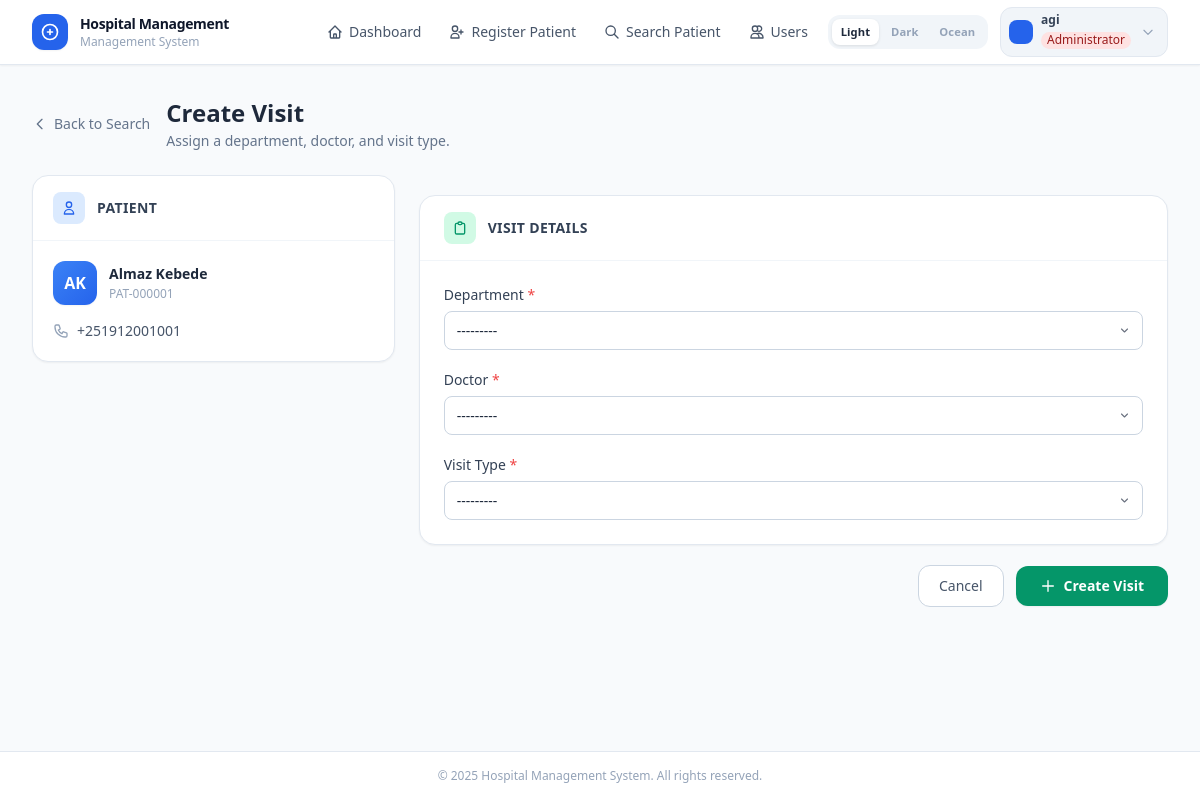
The app's page /create-visit/1/ (signed in) with its own data.
### core/models.py (models this page shows, shortened)
class Patient(models.Model):
    class Sex(models.TextChoices):
        MALE = 'Male', 'Male'
        FEMALE = 'Female', 'Female'
        OTHER = 'Other', 'Other'
    card_number = models.CharField(max_length=20, unique=True, blank=True)
    first_name = models.CharField(max_length=50)
    middle_name = models.CharField(max_length=50, blank=True)
    last_name = models.CharField(max_length=50)
    sex = models.CharField(max_length=10, choices=Sex.choices)
    date_of_birth = models.DateField(null=True, blank=True)
    mobile = models.CharField(max_length=20)
    emergency_contact = models.CharField(max_length=20, blank=True)
    nationality = models.CharField(max_length=50, blank=True)
    region = models.CharField(max_length=50, blank=True)
    city = models.CharField(max_length=50, blank=True)
    subcity = models.CharField(max_length=50, blank=True)
    wereda = models.CharField(max_length=50, blank=True)
    house_no = models.CharField(max_length=20, blank=True)
    occupation = models.CharField(max_length=100, blank=True)
    education = models.CharField(max_length=100, blank=True)
    created_at = models.DateTimeField(auto_now_add=True)
    class Meta:
        ordering = ['-created_at']
        verbose_name = 'Patient'
        verbose_name_plural = 'Patients'
        indexes = [
            models.Index(fields=['last_name', 'first_name']),
            models.Index(fields=['card_number']),
        ]

### core/views.py (the view)
# urls.py: path('create-visit/<int:patient_id>/', views.create_visit, name='create_visit'),
@hms_permission_required('core.add_visit')
def create_visit(request, patient_id):
    patient = get_object_or_404(Patient, id=patient_id)
    if request.method == 'POST':
        form = VisitForm(request.POST)
        if form.is_valid():
            visit = form.save(commit=False)
            visit.patient = patient
            visit.save()
            last_queue = Queue.objects.order_by('-queue_number').first()
            Queue.objects.create(
                visit=visit,
                queue_number=(last_queue.queue_number + 1) if last_queue else 1,
            )
            messages.success(request, 'Visit created. Queue number assigned.')
            return redirect('dashboard')
    else:
        form = VisitForm()
    return render(request, 'create_visit.html', {'patient': patient, 'form': form})

### core/templates/create_visit.html (shortened to what this page needs)
{% extends "base.html" %}
{% block content %}
<div class="mb-6 flex items-center gap-4">
    <a href="/patient-search/" class="flex items-center gap-1.5 text-sm text-slate-500 dark:text-slate-400 hover:text-blue-600 dark:hover:text-blue-400 transition-colors">
        <svg class="w-4 h-4" fill="none" stroke="currentColor" viewBox="0 0 24 24">
            <path stroke-linecap="round" stroke-linejoin="round" stroke-width="2" d="M15 19l-7-7 7-7"/>
        </svg>
        Back to Search
    </a>
    <div>
        <h1 class="text-2xl font-bold text-slate-800 dark:text-slate-100">Create Visit</h1>
        <p class="text-slate-500 dark:text-slate-400 text-sm mt-0.5">Assign a department, doctor, and visit type.</p>
    </div>
</div>
<div class="grid grid-cols-1 lg:grid-cols-3 gap-6">
    <div class="lg:col-span-1">
        <div class="bg-white dark:bg-slate-800 rounded-2xl border border-slate-200 dark:border-slate-700 shadow-sm overflow-hidden sticky top-24">
            <div class="px-5 py-4 border-b border-slate-100 dark:border-slate-700 flex items-center gap-3">
                <div class="w-8 h-8 bg-blue-100 dark:bg-blue-900/40 rounded-lg flex items-center justify-center">
                    <svg class="w-4 h-4 text-blue-600 dark:text-blue-400" fill="none" stroke="currentColor" viewBox="0 0 24 24">
                        <path stroke-linecap="round" stroke-linejoin="round" stroke-width="2"
                              d="M16 7a4 4 0 11-8 0 4 4 0 018 0zM12 14a7 7 0 00-7 7h14a7 7 0 00-7-7z"/>
                    </svg>
                </div>
                <span class="text-sm font-semibold text-slate-700 dark:text-slate-300 uppercase tracking-wide">Patient</span>
            </div>
            <div class="p-5">
                <div class="flex items-center gap-3 mb-4">
                    <div class="w-11 h-11 bg-gradient-to-br from-blue-500 to-blue-600 rounded-xl flex items-center justify-center text-white font-bold text-base shadow-sm flex-shrink-0">
                        {{ patient.first_name|slice:":1" }}{{ patient.last_name|slice:":1" }}
                    </div>
                    <div class="min-w-0">
                        <div class="font-semibold text-slate-800 dark:text-slate-100 text-sm truncate">
                            {{ patient.first_name }} {{ patient.last_name }}
                        </div>
                        <div class="text-slate-400 dark:text-slate-500 text-xs mt-0.5">{{ patient.card_number }}</div>
                    </div>
                </div>
                {% if patient.mobile %}
                <div class="flex items-center gap-2 text-sm text-slate-600 dark:text-slate-400">
                    {{ patient.mobile }}
                </div>
                {% endif %}
            </div>
        </div>
    </div>
    <div class="lg:col-span-2">
        <form method="post" class="space-y-5">
            <div class="bg-white dark:bg-slate-800 rounded-2xl border border-slate-200 dark:border-slate-700 shadow-sm overflow-hidden">
                <div class="px-6 py-4 border-b border-slate-100 dark:border-slate-700 flex items-center gap-3">
                    <div class="w-8 h-8 bg-emerald-100 dark:bg-emerald-900/40 rounded-lg flex items-center justify-center">
                    </div>
                    <h2 class="text-sm font-semibold text-slate-700 dark:text-slate-300 uppercase tracking-wide">Visit Details</h2>
                </div>
                <div class="p-6 space-y-5">
                    <div class="field-wrapper">
                        <label for="id_department" class="block text-sm font-medium text-slate-700 dark:text-slate-300 mb-1.5">
                            Department <span class="text-red-500">*</span>
                        </label>
                        {{ form.department }}
                    </div>
                    <div class="field-wrapper">
                        <label for="id_doctor" class="block text-sm font-medium text-slate-700 dark:text-slate-300 mb-1.5">
                            Doctor <span class="text-red-500">*</span>
                        </label>
                        {{ form.doctor }}
                    </div>
                    <div class="field-wrapper">
                        <label for="id_visit_type" class="block text-sm font-medium text-slate-700 dark:text-slate-300 mb-1.5">
                            Visit Type <span class="text-red-500">*</span>
                        </label>
                        {{ form.visit_type }}
                    </div>
                </div>
            </div>
            <div class="flex items-center justify-end gap-3">
                <a href="/patient-search/"
                   class="px-5 py-2.5 text-sm font-medium text-slate-600 dark:text-slate-300 bg-white dark:bg-slate-700 border border-slate-300 dark:border-slate-600 rounded-xl hover:bg-slate-50 dark:hover:bg-slate-600 transition-colors">
                    Cancel
                </a>
                <button type="submit"
                        class="px-6 py-2.5 text-sm font-semibold text-white bg-emerald-600 rounded-xl hover:bg-emerald-700 active:bg-emerald-800 transition-colors shadow-sm flex items-center gap-2">
                    <svg class="w-4 h-4" fill="none" stroke="currentColor" viewBox="0 0 24 24">
                        <path stroke-linecap="round" stroke-linejoin="round" stroke-width="2" d="M12 4v16m8-8H4"/>
                    </svg>
                    Create Visit
                </button>
            </div>
        </form>
    </div>
</div>
{% endblock %}

### core/templates/base.html (shortened to what this page needs)
<!DOCTYPE html>
<html lang="en">
<head>
    <script src="https://cdn.tailwindcss.com"></script>
</head>
<body class="bg-slate-50 dark:bg-slate-900 min-h-screen flex flex-col antialiased text-slate-800 dark:text-slate-100 transition-colors duration-200">
    <header class="hms-nav bg-white dark:bg-slate-900 border-b border-slate-200 dark:border-slate-700 shadow-sm sticky top-0 z-20 transition-colors duration-200">
        <div class="max-w-7xl mx-auto px-4 sm:px-6 lg:px-8">
            <div class="flex items-center justify-between h-16">
                <a href="/" class="flex items-center gap-3 group">
                    <div class="ocean-logo-wrap w-9 h-9 bg-blue-600 group-hover:bg-blue-700 rounded-xl flex items-center justify-center shadow-sm transition-colors">
                        <svg class="w-5 h-5 text-white" fill="none" stroke="currentColor" viewBox="0 0 24 24">
                            <path stroke-linecap="round" stroke-linejoin="round" stroke-width="2"
                                  d="M12 9v3m0 0v3m0-3h3m-3 0H9m12 0a9 9 0 11-18 0 9 9 0 0118 0z"/>
                        </svg>
                    </div>
                    <div class="leading-tight">
                        <div class="ocean-brand-title text-slate-900 dark:text-slate-100 font-bold text-sm tracking-tight">Hospital Management</div>
                        <div class="ocean-brand-sub text-slate-400 dark:text-slate-500 text-xs">Management System</div>
                    </div>
                </a>
                <div class="flex items-center gap-2">
                    <nav class="hidden md:flex items-center gap-1">
                        <a href="{% url 'dashboard' %}"
                           class="ocean-nav-link flex items-center gap-1.5 px-3 py-2 text-sm font-medium text-slate-600 dark:text-slate-400 hover:text-blue-600 dark:hover:text-blue-400 hover:bg-blue-50 dark:hover:bg-slate-800 rounded-lg transition-colors">
                            <svg class="w-4 h-4" fill="none" stroke="currentColor" viewBox="0 0 24 24">
                                <path stroke-linecap="round" stroke-linejoin="round" stroke-width="2"
                                      d="M3 12l2-2m0 0l7-7 7 7M5 10v10a1 1 0 001 1h3m10-11l2 2m-2-2v10a1 1 0 01-1 1h-3m-6 0a1 1 0 001-1v-4a1 1 0 011-1h2a1 1 0 011 1v4a1 1 0 001 1m-6 0h6"/>
                            </svg>
                            Dashboard
                        </a>
                        {% if perms.core.add_patient %}
                        <a href="{% url 'register_patient' %}"
                           class="ocean-nav-link flex items-center gap-1.5 px-3 py-2 text-sm font-medium text-slate-600 dark:text-slate-400 hover:text-blue-600 dark:hover:text-blue-400 hover:bg-blue-50 dark:hover:bg-slate-800 rounded-lg transition-colors">
                            <svg class="w-4 h-4" fill="none" stroke="currentColor" viewBox="0 0 24 24">
                                <path stroke-linecap="round" stroke-linejoin="round" stroke-width="2"
                                      d="M18 9v3m0 0v3m0-3h3m-3 0h-3m-2-5a4 4 0 11-8 0 4 4 0 018 0zM3 20a6 6 0 0112 0v1H3v-1z"/>
                            </svg>
                            Register Patient
                        </a>
                        {% endif %}
                        {% if perms.core.view_patient %}
                        <a href="{% url 'patient_search' %}"
                           class="ocean-nav-link flex items-center gap-1.5 px-3 py-2 text-sm font-medium text-slate-600 dark:text-slate-400 hover:text-blue-600 dark:hover:text-blue-400 hover:bg-blue-50 dark:hover:bg-slate-800 rounded-lg transition-colors">
                            <svg class="w-4 h-4" fill="none" stroke="currentColor" viewBox="0 0 24 24">
                                <path stroke-linecap="round" stroke-linejoin="round" stroke-width="2"
                                      d="M21 21l-6-6m2-5a7 7 0 11-14 0 7 7 0 0114 0z"/>
                            </svg>
                            Search Patient
                        </a>
                        {% endif %}
                        {% if perms.core.manage_users %}
                        <a href="{% url 'user_list' %}"
                           class="ocean-nav-link flex items-center gap-1.5 px-3 py-2 text-sm font-medium text-slate-600 dark:text-slate-400 hover:text-blue-600 dark:hover:text-blue-400 hover:bg-blue-50 dark:hover:bg-slate-800 rounded-lg transition-colors">
                            <svg class="w-4 h-4" fill="none" stroke="currentColor" viewBox="0 0 24 24">
                                <path stroke-linecap="round" stroke-linejoin="round" stroke-width="2"
                                      d="M12 4.354a4 4 0 110 5.292M15 21H3v-1a6 6 0 0112 0v1zm0 0h6v-1a6 6 0 00-9-5.197M13 7a4 4 0 11-8 0 4 4 0 018 0z"/>
                            </svg>
                            Users
                        </a>
                        {% endif %}
                    </nav>
                    <div id="theme-toggle" aria-label="Switch theme">
                        <button data-theme-btn="light"  onclick="setTheme('light')"  title="Light theme">Light</button>
                        <button data-theme-btn="dark"   onclick="setTheme('dark')"   title="Dark theme">Dark</button>
                        <button data-theme-btn="ocean"  onclick="setTheme('ocean')"  title="Ocean theme">Ocean</button>
                    </div>
                    {% if user.is_authenticated %}
                    <div class="relative ml-1" id="user-menu-wrap">
                        <button id="user-menu-btn" onclick="toggleUserMenu()"
                                class="flex items-center gap-2 pl-2 pr-3 py-1.5 rounded-xl bg-slate-100 dark:bg-slate-800 hover:bg-slate-200 dark:hover:bg-slate-700 transition-colors border border-slate-200 dark:border-slate-700">
                            <div class="w-6 h-6 bg-blue-600 rounded-lg flex items-center justify-center shrink-0">
                            </div>
                            <div class="hidden sm:block text-left">
                                <p class="text-xs font-semibold text-slate-700 dark:text-slate-300 leading-none">{{ user.get_full_name|default:user.username }}</p>
                                {% if user_role_name %}
                                <p class="text-xs {{ user_role_badge }} px-1.5 rounded-full mt-0.5 inline-block leading-snug">{{ user_role_name }}</p>
                                {% endif %}
                            </div>
                            <svg class="w-3.5 h-3.5 text-slate-400 ml-0.5" fill="none" stroke="currentColor" viewBox="0 0 24 24">
                                <path stroke-linecap="round" stroke-linejoin="round" stroke-width="2" d="M19 9l-7 7-7-7"/>
                            </svg>
                        </button>
                    </div>
                    {% else %}
                    <a href="{% url 'login' %}"
                       class="px-4 py-2 rounded-xl bg-blue-600 hover:bg-blue-700 text-white text-sm font-semibold transition-colors">
                        Sign In
                    </a>
                    {% endif %}
                </div>
            </div>
        </div>
    </header>
    <main class="flex-1 max-w-7xl w-full mx-auto px-4 sm:px-6 lg:px-8 py-8">
        {% block content %}{% endblock %}
    </main>
    <footer class="hms-footer bg-white dark:bg-slate-900 border-t border-slate-200 dark:border-slate-700 mt-auto transition-colors duration-200">
        <div class="max-w-7xl mx-auto px-4 sm:px-6 lg:px-8 py-4">
            <p class="text-xs text-slate-400 dark:text-slate-600 text-center">
                &copy; 2025 Hospital Management System. All rights reserved.
            </p>
        </div>
    </footer>
</body>
</html>

### records on screen
Patient: first_name "A", last_name "K", first_name "Almaz", last_name "Kebede", card_number "PAT-000001", mobile "+251912001001"

### other values on screen
{{ user.get_full_name|default:user.username }} "agi"
{{ user_role_name }} "Administrator"
